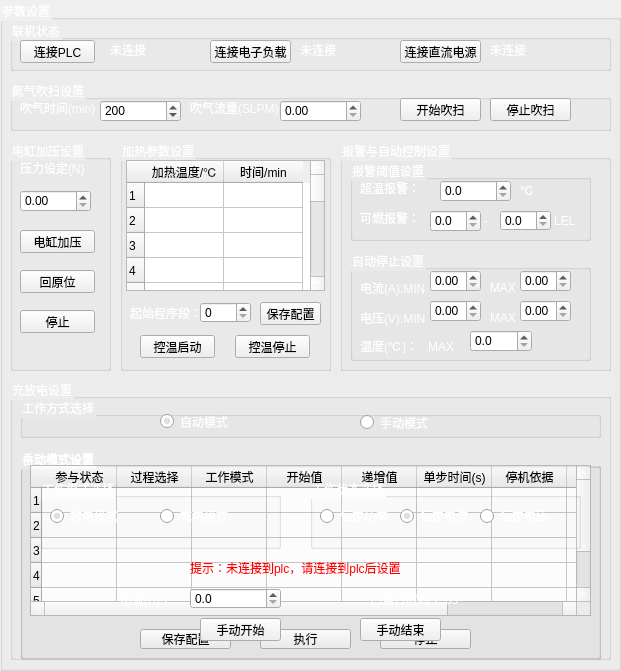
  <widget class="QGroupBox" name="gB_parameter">
   <property name="geometry">
    <rect>
     <x>20</x>
     <y>60</y>
     <width>621</width>
     <height>671</height>
    </rect>
   </property>
   <property name="styleSheet">
    <string notr="true">color:white</string>
   </property>
   <property name="title">
    <string>参数设置</string>
   </property>
   <widget class="QGroupBox" name="gB_Connection">
    <property name="geometry">
     <rect>
      <x>10</x>
      <y>20</y>
      <width>601</width>
      <height>51</height>
     </rect>
    </property>
    <property name="styleSheet">
     <string notr="true">#QPushButton
{
color:black
}</string>
    </property>
    <property name="title">
     <string>联机状态</string>
    </property>
    <widget class="QPushButton" name="pB_PLCConnection">
     <property name="geometry">
      <rect>
       <x>10</x>
       <y>20</y>
       <width>75</width>
       <height>23</height>
      </rect>
     </property>
     <property name="styleSheet">
      <string notr="true">color: black</string>
     </property>
     <property name="text">
      <string>连接PLC</string>
     </property>
    </widget>
    <widget class="QPushButton" name="pB_DisCharger">
     <property name="geometry">
      <rect>
       <x>200</x>
       <y>20</y>
       <width>81</width>
       <height>23</height>
      </rect>
     </property>
     <property name="styleSheet">
      <string notr="true">color: black</string>
     </property>
     <property name="text">
      <string>连接电子负载</string>
     </property>
     <property name="checkable">
      <bool>true</bool>
     </property>
    </widget>
    <widget class="QPushButton" name="pB_Charger">
     <property name="geometry">
      <rect>
       <x>390</x>
       <y>20</y>
       <width>81</width>
       <height>23</height>
      </rect>
     </property>
     <property name="styleSheet">
      <string notr="true">color: black</string>
     </property>
     <property name="text">
      <string>连接直流电源</string>
     </property>
     <property name="checkable">
      <bool>true</bool>
     </property>
    </widget>
    <widget class="QLabel" name="l_ElcLoad">
     <property name="geometry">
      <rect>
       <x>100</x>
       <y>20</y>
       <width>54</width>
       <height>20</height>
      </rect>
     </property>
     <property name="text">
      <string>未连接</string>
     </property>
    </widget>
    <widget class="QLabel" name="l_Connect_Dis">
     <property name="geometry">
      <rect>
       <x>290</x>
       <y>20</y>
       <width>54</width>
       <height>20</height>
      </rect>
     </property>
     <property name="text">
      <string>未连接</string>
     </property>
    </widget>
    <widget class="QLabel" name="l_Connect_Ch">
     <property name="geometry">
      <rect>
       <x>480</x>
       <y>20</y>
       <width>54</width>
       <height>20</height>
      </rect>
     </property>
     <property name="text">
      <string>未连接</string>
     </property>
    </widget>
   </widget>
   <widget class="QGroupBox" name="gB_DisCharge">
    <property name="geometry">
     <rect>
      <x>10</x>
      <y>379</y>
      <width>601</width>
      <height>281</height>
     </rect>
    </property>
    <property name="title">
     <string>充放电设置</string>
    </property>
    <widget class="QGroupBox" name="gB_WorkWay">
     <property name="geometry">
      <rect>
       <x>10</x>
       <y>18</y>
       <width>581</width>
       <height>41</height>
      </rect>
     </property>
     <property name="title">
      <string>工作方式选择</string>
     </property>
     <widget class="QRadioButton" name="rB_manu">
      <property name="geometry">
       <rect>
        <x>340</x>
        <y>10</y>
        <width>89</width>
        <height>31</height>
       </rect>
      </property>
      <property name="text">
       <string>手动模式</string>
      </property>
     </widget>
     <widget class="QRadioButton" name="rB_auto">
      <property name="geometry">
       <rect>
        <x>140</x>
        <y>9</y>
        <width>89</width>
        <height>31</height>
       </rect>
      </property>
      <property name="text">
       <string>自动模式</string>
      </property>
      <property name="checked">
       <bool>true</bool>
      </property>
     </widget>
    </widget>
    <widget class="QGroupBox" name="gB_MDisCharge">
     <property name="geometry">
      <rect>
       <x>10</x>
       <y>69</y>
       <width>581</width>
       <height>211</height>
      </rect>
     </property>
     <property name="styleSheet">
      <string notr="true"/>
     </property>
     <property name="title">
      <string>手动模式设置</string>
     </property>
     <widget class="QPushButton" name="bB_Manual_S">
      <property name="geometry">
       <rect>
        <x>180</x>
        <y>170</y>
        <width>81</width>
        <height>23</height>
       </rect>
      </property>
      <property name="styleSheet">
       <string notr="true">color:black</string>
      </property>
      <property name="text">
       <string>手动开始</string>
      </property>
     </widget>
     <widget class="QPushButton" name="bB_Manual_E">
      <property name="geometry">
       <rect>
        <x>340</x>
        <y>170</y>
        <width>81</width>
        <height>23</height>
       </rect>
      </property>
      <property name="styleSheet">
       <string notr="true">color:black</string>
      </property>
      <property name="text">
       <string>手动结束</string>
      </property>
     </widget>
     <widget class="QDoubleSpinBox" name="dSB_ManualData">
      <property name="geometry">
       <rect>
        <x>170</x>
        <y>140</y>
        <width>91</width>
        <height>21</height>
       </rect>
      </property>
      <property name="styleSheet">
       <string notr="true">color:black</string>
      </property>
      <property name="decimals">
       <number>1</number>
      </property>
     </widget>
     <widget class="QLabel" name="l_WorkMode">
      <property name="geometry">
       <rect>
        <x>100</x>
        <y>140</y>
        <width>54</width>
        <height>21</height>
       </rect>
      </property>
      <property name="text">
       <string>电流(A)：</string>
      </property>
     </widget>
     <widget class="QGroupBox" name="gB_workStatus">
      <property name="geometry">
       <rect>
        <x>290</x>
        <y>30</y>
        <width>271</width>
        <height>71</height>
       </rect>
      </property>
      <property name="title">
       <string>工作状态选择</string>
      </property>
      <widget class="QRadioButton" name="rB_CC">
       <property name="geometry">
        <rect>
         <x>90</x>
         <y>30</y>
         <width>71</width>
         <height>16</height>
        </rect>
       </property>
       <property name="text">
        <string>恒定电流</string>
       </property>
       <property name="checked">
        <bool>true</bool>
       </property>
      </widget>
      <widget class="QRadioButton" name="rB_CV">
       <property name="geometry">
        <rect>
         <x>170</x>
         <y>30</y>
         <width>71</width>
         <height>16</height>
        </rect>
       </property>
       <property name="text">
        <string>恒定电压</string>
       </property>
      </widget>
      <widget class="QRadioButton" name="rB_CP">
       <property name="geometry">
        <rect>
         <x>10</x>
         <y>30</y>
         <width>71</width>
         <height>16</height>
        </rect>
       </property>
       <property name="text">
        <string>恒定功率</string>
       </property>
      </widget>
     </widget>
     <widget class="QGroupBox" name="gB_workMode">
      <property name="geometry">
       <rect>
        <x>20</x>
        <y>30</y>
        <width>241</width>
        <height>71</height>
       </rect>
      </property>
      <property name="title">
       <string>工作模式选择</string>
      </property>
      <widget class="QRadioButton" name="rB_dis">
       <property name="geometry">
        <rect>
         <x>120</x>
         <y>30</y>
         <width>89</width>
         <height>16</height>
        </rect>
       </property>
       <property name="text">
        <string>充电模式</string>
       </property>
      </widget>
      <widget class="QRadioButton" name="rB_ch">
       <property name="geometry">
        <rect>
         <x>10</x>
         <y>30</y>
         <width>89</width>
         <height>16</height>
        </rect>
       </property>
       <property name="text">
        <string>放电模式</string>
       </property>
       <property name="checked">
        <bool>true</bool>
       </property>
      </widget>
     </widget>
     <widget class="QLabel" name="l_WorkTime">
      <property name="geometry">
       <rect>
        <x>350</x>
        <y>140</y>
        <width>101</width>
        <height>21</height>
       </rect>
      </property>
      <property name="text">
       <string>已运行时间： 0s</string>
      </property>
     </widget>
     <widget class="QLabel" name="l_plcnotifiy">
      <property name="geometry">
       <rect>
        <x>170</x>
        <y>110</y>
        <width>231</width>
        <height>20</height>
       </rect>
      </property>
      <property name="text">
       <string>&lt;html&gt;&lt;head/&gt;&lt;body&gt;&lt;p&gt;&lt;span style=&quot; color:#ff0000;&quot;&gt;提示：未连接到plc，请连接到plc后设置&lt;/span&gt;&lt;/p&gt;&lt;/body&gt;&lt;/html&gt;</string>
      </property>
     </widget>
    </widget>
    <widget class="QGroupBox" name="gB_ADisCharge">
     <property name="geometry">
      <rect>
       <x>10</x>
       <y>70</y>
       <width>581</width>
       <height>211</height>
      </rect>
     </property>
     <property name="styleSheet">
      <string notr="true"/>
     </property>
     <property name="title">
      <string>自动模式设置</string>
     </property>
     <widget class="QTableWidget" name="tV_Discharge">
      <property name="geometry">
       <rect>
        <x>10</x>
        <y>16</y>
        <width>561</width>
        <height>151</height>
       </rect>
      </property>
      <property name="styleSheet">
       <string notr="true">color:black</string>
      </property>
      <property name="rowCount">
       <number>6</number>
      </property>
      <attribute name="horizontalHeaderDefaultSectionSize">
       <number>75</number>
      </attribute>
      <attribute name="verticalHeaderDefaultSectionSize">
       <number>25</number>
      </attribute>
      <row/>
      <row/>
      <row/>
      <row/>
      <row/>
      <row/>
      <column>
       <property name="text">
        <string>参与状态</string>
       </property>
      </column>
      <column>
       <property name="text">
        <string>过程选择</string>
       </property>
      </column>
      <column>
       <property name="text">
        <string>工作模式</string>
       </property>
      </column>
      <column>
       <property name="text">
        <string>开始值</string>
       </property>
      </column>
      <column>
       <property name="text">
        <string>递增值</string>
       </property>
      </column>
      <column>
       <property name="text">
        <string>单步时间(s)</string>
       </property>
      </column>
      <column>
       <property name="text">
        <string>停机依据</string>
       </property>
      </column>
      <column>
       <property name="text">
        <string>判断逻辑</string>
       </property>
      </column>
      <column>
       <property name="text">
        <string>触发数值</string>
       </property>
      </column>
      <item row="0" column="0">
       <property name="text">
        <string/>
       </property>
      </item>
      <item row="0" column="2">
       <property name="text">
        <string/>
       </property>
      </item>
     </widget>
     <widget class="QPushButton" name="bB_Discharge_S">
      <property name="geometry">
       <rect>
        <x>240</x>
        <y>180</y>
        <width>91</width>
        <height>20</height>
       </rect>
      </property>
      <property name="font">
       <font>
        <family>SimSun-ExtB</family>
        <pointsize>9</pointsize>
       </font>
      </property>
      <property name="styleSheet">
       <string notr="true">color:black</string>
      </property>
      <property name="text">
       <string>执行</string>
      </property>
     </widget>
     <widget class="QPushButton" name="bB_Discharge_E">
      <property name="geometry">
       <rect>
        <x>360</x>
        <y>180</y>
        <width>91</width>
        <height>20</height>
       </rect>
      </property>
      <property name="font">
       <font>
        <family>SimSun-ExtB</family>
        <pointsize>9</pointsize>
       </font>
      </property>
      <property name="styleSheet">
       <string notr="true">color:black</string>
      </property>
      <property name="text">
       <string>停止</string>
      </property>
     </widget>
     <widget class="QPushButton" name="bB_Discharge_Save">
      <property name="geometry">
       <rect>
        <x>120</x>
        <y>180</y>
        <width>91</width>
        <height>20</height>
       </rect>
      </property>
      <property name="font">
       <font>
        <family>SimSun-ExtB</family>
        <pointsize>9</pointsize>
       </font>
      </property>
      <property name="styleSheet">
       <string notr="true">color:black</string>
      </property>
      <property name="text">
       <string>保存配置</string>
      </property>
     </widget>
    </widget>
    <zorder>gB_ADisCharge</zorder>
    <zorder>gB_WorkWay</zorder>
    <zorder>gB_MDisCharge</zorder>
   </widget>
   <widget class="QGroupBox" name="gB_Heating">
    <property name="geometry">
     <rect>
      <x>120</x>
      <y>140</y>
      <width>211</width>
      <height>231</height>
     </rect>
    </property>
    <property name="title">
     <string>加热参数设置</string>
    </property>
    <widget class="QTableWidget" name="tV_Stove">
     <property name="geometry">
      <rect>
       <x>6</x>
       <y>20</y>
       <width>199</width>
       <height>131</height>
      </rect>
     </property>
     <property name="styleSheet">
      <string notr="true">color:black</string>
     </property>
     <property name="rowCount">
      <number>15</number>
     </property>
     <attribute name="horizontalHeaderDefaultSectionSize">
      <number>79</number>
     </attribute>
     <attribute name="verticalHeaderDefaultSectionSize">
      <number>25</number>
     </attribute>
     <row>
      <property name="text">
       <string>1</string>
      </property>
     </row>
     <row>
      <property name="text">
       <string>2</string>
      </property>
     </row>
     <row>
      <property name="text">
       <string>3</string>
      </property>
     </row>
     <row>
      <property name="text">
       <string>4</string>
      </property>
     </row>
     <row>
      <property name="text">
       <string>5</string>
      </property>
     </row>
     <row>
      <property name="text">
       <string>6</string>
      </property>
     </row>
     <row/>
     <row/>
     <row/>
     <row/>
     <row/>
     <row/>
     <row/>
     <row/>
     <row/>
     <column>
      <property name="text">
       <string>加热温度/℃</string>
      </property>
      <property name="textAlignment">
       <set>AlignCenter</set>
      </property>
     </column>
     <column>
      <property name="text">
       <string>时间/min</string>
      </property>
      <property name="textAlignment">
       <set>AlignCenter</set>
      </property>
     </column>
    </widget>
    <widget class="QPushButton" name="bB_Stove_S">
     <property name="geometry">
      <rect>
       <x>20</x>
       <y>195</y>
       <width>75</width>
       <height>23</height>
      </rect>
     </property>
     <property name="styleSheet">
      <string notr="true">color:black</string>
     </property>
     <property name="text">
      <string>控温启动</string>
     </property>
    </widget>
    <widget class="QPushButton" name="bB_Stove_E">
     <property name="geometry">
      <rect>
       <x>115</x>
       <y>195</y>
       <width>75</width>
       <height>23</height>
      </rect>
     </property>
     <property name="styleSheet">
      <string notr="true">color:black</string>
     </property>
     <property name="text">
      <string>控温停止</string>
     </property>
    </widget>
    <widget class="QSpinBox" name="sB_StoveStart">
     <property name="geometry">
      <rect>
       <x>80</x>
       <y>162</y>
       <width>51</width>
       <height>21</height>
      </rect>
     </property>
     <property name="styleSheet">
      <string notr="true">color:black</string>
     </property>
    </widget>
    <widget class="QLabel" name="label_StoveStart">
     <property name="geometry">
      <rect>
       <x>10</x>
       <y>165</y>
       <width>71</width>
       <height>16</height>
      </rect>
     </property>
     <property name="text">
      <string>起始程序段：</string>
     </property>
    </widget>
    <widget class="QPushButton" name="bB_StoveSave">
     <property name="geometry">
      <rect>
       <x>140</x>
       <y>162</y>
       <width>61</width>
       <height>23</height>
      </rect>
     </property>
     <property name="styleSheet">
      <string notr="true">color:black</string>
     </property>
     <property name="text">
      <string>保存配置</string>
     </property>
    </widget>
   </widget>
   <widget class="QGroupBox" name="label_PreDis">
    <property name="geometry">
     <rect>
      <x>10</x>
      <y>140</y>
      <width>101</width>
      <height>231</height>
     </rect>
    </property>
    <property name="title">
     <string>电缸加压设置</string>
    </property>
    <widget class="QLabel" name="l_SetPressure">
     <property name="geometry">
      <rect>
       <x>10</x>
       <y>20</y>
       <width>81</width>
       <height>16</height>
      </rect>
     </property>
     <property name="text">
      <string>压力设定(N)</string>
     </property>
    </widget>
    <widget class="QDoubleSpinBox" name="dSB_PreSet">
     <property name="geometry">
      <rect>
       <x>10</x>
       <y>50</y>
       <width>71</width>
       <height>22</height>
      </rect>
     </property>
     <property name="styleSheet">
      <string notr="true">color:black</string>
     </property>
    </widget>
    <widget class="QPushButton" name="pB_CylinderPress">
     <property name="geometry">
      <rect>
       <x>10</x>
       <y>90</y>
       <width>75</width>
       <height>23</height>
      </rect>
     </property>
     <property name="styleSheet">
      <string notr="true">color:black</string>
     </property>
     <property name="text">
      <string>电缸加压</string>
     </property>
     <property name="checkable">
      <bool>true</bool>
     </property>
    </widget>
    <widget class="QPushButton" name="bB_CylinderHome_S">
     <property name="geometry">
      <rect>
       <x>10</x>
       <y>130</y>
       <width>75</width>
       <height>23</height>
      </rect>
     </property>
     <property name="styleSheet">
      <string notr="true">color:black</string>
     </property>
     <property name="text">
      <string>回原位</string>
     </property>
    </widget>
    <widget class="QPushButton" name="bB_CylinderHome_E">
     <property name="geometry">
      <rect>
       <x>10</x>
       <y>170</y>
       <width>75</width>
       <height>23</height>
      </rect>
     </property>
     <property name="styleSheet">
      <string notr="true">color:black</string>
     </property>
     <property name="text">
      <string>停止</string>
     </property>
    </widget>
   </widget>
   <widget class="QGroupBox" name="groupBox_28">
    <property name="geometry">
     <rect>
      <x>340</x>
      <y>140</y>
      <width>271</width>
      <height>231</height>
     </rect>
    </property>
    <property name="title">
     <string>报警与自动控制设置</string>
    </property>
    <widget class="QGroupBox" name="gB_alarm">
     <property name="geometry">
      <rect>
       <x>10</x>
       <y>20</y>
       <width>241</width>
       <height>81</height>
      </rect>
     </property>
     <property name="title">
      <string>报警阈值设置</string>
     </property>
     <widget class="QLabel" name="l_SetTempAlarm">
      <property name="geometry">
       <rect>
        <x>10</x>
        <y>20</y>
        <width>71</width>
        <height>16</height>
       </rect>
      </property>
      <property name="text">
       <string>超温报警：</string>
      </property>
     </widget>
     <widget class="QLabel" name="l_SetFireAlarm">
      <property name="geometry">
       <rect>
        <x>10</x>
        <y>50</y>
        <width>81</width>
        <height>16</height>
       </rect>
      </property>
      <property name="text">
       <string>可燃报警：</string>
      </property>
     </widget>
     <widget class="QDoubleSpinBox" name="dBB_SetTempAlarmHigh">
      <property name="geometry">
       <rect>
        <x>90</x>
        <y>20</y>
        <width>71</width>
        <height>22</height>
       </rect>
      </property>
      <property name="styleSheet">
       <string notr="true">color:black</string>
      </property>
      <property name="decimals">
       <number>1</number>
      </property>
      <property name="maximum">
       <double>9999.000000000000000</double>
      </property>
     </widget>
     <widget class="QDoubleSpinBox" name="dBB_SetFireAlarmHigh">
      <property name="geometry">
       <rect>
        <x>80</x>
        <y>50</y>
        <width>51</width>
        <height>22</height>
       </rect>
      </property>
      <property name="styleSheet">
       <string notr="true">color:black</string>
      </property>
      <property name="decimals">
       <number>1</number>
      </property>
     </widget>
     <widget class="QDoubleSpinBox" name="dBB_SetFireAlarmLow">
      <property name="geometry">
       <rect>
        <x>150</x>
        <y>50</y>
        <width>51</width>
        <height>21</height>
       </rect>
      </property>
      <property name="styleSheet">
       <string notr="true">color:black</string>
      </property>
      <property name="decimals">
       <number>1</number>
      </property>
     </widget>
     <widget class="QLabel" name="l_FireRange">
      <property name="geometry">
       <rect>
        <x>130</x>
        <y>55</y>
        <width>54</width>
        <height>12</height>
       </rect>
      </property>
      <property name="text">
       <string> -</string>
      </property>
     </widget>
     <widget class="QLabel" name="l_CELSIUS">
      <property name="geometry">
       <rect>
        <x>170</x>
        <y>22</y>
        <width>21</width>
        <height>16</height>
       </rect>
      </property>
      <property name="text">
       <string>℃</string>
      </property>
     </widget>
     <widget class="QLabel" name="l_LEL">
      <property name="geometry">
       <rect>
        <x>204</x>
        <y>55</y>
        <width>54</width>
        <height>12</height>
       </rect>
      </property>
      <property name="text">
       <string>LEL</string>
      </property>
     </widget>
    </widget>
    <widget class="QGroupBox" name="gB_Stop">
     <property name="geometry">
      <rect>
       <x>10</x>
       <y>110</y>
       <width>241</width>
       <height>111</height>
      </rect>
     </property>
     <property name="title">
      <string>自动停止设置</string>
     </property>
     <widget class="QLabel" name="l_SetStopCurr">
      <property name="geometry">
       <rect>
        <x>10</x>
        <y>30</y>
        <width>71</width>
        <height>16</height>
       </rect>
      </property>
      <property name="text">
       <string>电流(A):MIN</string>
      </property>
     </widget>
     <widget class="QLabel" name="l_SetStopVolt">
      <property name="geometry">
       <rect>
        <x>10</x>
        <y>60</y>
        <width>71</width>
        <height>16</height>
       </rect>
      </property>
      <property name="text">
       <string>电压(V):MIN</string>
      </property>
     </widget>
     <widget class="QDoubleSpinBox" name="dBB_SetStopCurrLow">
      <property name="geometry">
       <rect>
        <x>80</x>
        <y>20</y>
        <width>51</width>
        <height>22</height>
       </rect>
      </property>
      <property name="styleSheet">
       <string notr="true">color:black</string>
      </property>
     </widget>
     <widget class="QLabel" name="l_SetStopCurr_MAX">
      <property name="geometry">
       <rect>
        <x>140</x>
        <y>30</y>
        <width>71</width>
        <height>16</height>
       </rect>
      </property>
      <property name="text">
       <string>MAX</string>
      </property>
     </widget>
     <widget class="QDoubleSpinBox" name="dBB_SetStopCurrMax">
      <property name="geometry">
       <rect>
        <x>170</x>
        <y>20</y>
        <width>51</width>
        <height>22</height>
       </rect>
      </property>
      <property name="styleSheet">
       <string notr="true">color:black</string>
      </property>
     </widget>
     <widget class="QDoubleSpinBox" name="dBB_SetStopVoltMax_2">
      <property name="geometry">
       <rect>
        <x>80</x>
        <y>50</y>
        <width>51</width>
        <height>22</height>
       </rect>
      </property>
      <property name="styleSheet">
       <string notr="true">color:black</string>
      </property>
     </widget>
     <widget class="QLabel" name="l_SetStopVolt_MAX">
      <property name="geometry">
       <rect>
        <x>140</x>
        <y>60</y>
        <width>71</width>
        <height>16</height>
       </rect>
      </property>
      <property name="text">
       <string>MAX</string>
      </property>
     </widget>
     <widget class="QDoubleSpinBox" name="dBB_SetStopVoltMax">
      <property name="geometry">
       <rect>
        <x>170</x>
        <y>50</y>
        <width>51</width>
        <height>22</height>
       </rect>
      </property>
      <property name="styleSheet">
       <string notr="true">color:black</string>
      </property>
     </widget>
     <widget class="QLabel" name="l_SetStopTemp">
      <property name="geometry">
       <rect>
        <x>10</x>
        <y>85</y>
        <width>101</width>
        <height>21</height>
       </rect>
      </property>
      <property name="text">
       <string>温度(℃)：   MAX</string>
      </property>
     </widget>
     <widget class="QDoubleSpinBox" name="dBB_SetStopTempMax">
      <property name="geometry">
       <rect>
        <x>120</x>
        <y>80</y>
        <width>62</width>
        <height>22</height>
       </rect>
      </property>
      <property name="styleSheet">
       <string notr="true">color:black</string>
      </property>
      <property name="decimals">
       <number>1</number>
      </property>
      <property name="maximum">
       <double>999.000000000000000</double>
      </property>
     </widget>
    </widget>
   </widget>
   <widget class="QGroupBox" name="gB_N2Blow">
    <property name="geometry">
     <rect>
      <x>10</x>
      <y>80</y>
      <width>601</width>
      <height>51</height>
     </rect>
    </property>
    <property name="title">
     <string>氮气吹扫设置</string>
    </property>
    <widget class="QLabel" name="l_N2Time">
     <property name="geometry">
      <rect>
       <x>10</x>
       <y>20</y>
       <width>91</width>
       <height>16</height>
      </rect>
     </property>
     <property name="text">
      <string>吹气时间(min)</string>
     </property>
    </widget>
    <widget class="QLabel" name="l_N2Time_2">
     <property name="geometry">
      <rect>
       <x>180</x>
       <y>20</y>
       <width>91</width>
       <height>16</height>
      </rect>
     </property>
     <property name="text">
      <string>吹气流量(SLPM)</string>
     </property>
    </widget>
    <widget class="QSpinBox" name="sB_N2Time">
     <property name="geometry">
      <rect>
       <x>90</x>
       <y>20</y>
       <width>81</width>
       <height>22</height>
      </rect>
     </property>
     <property name="styleSheet">
      <string notr="true">color:black</string>
     </property>
     <property name="maximum">
      <number>9999</number>
     </property>
     <property name="value">
      <number>200</number>
     </property>
    </widget>
    <widget class="QDoubleSpinBox" name="dSB_N2FlowRate">
     <property name="geometry">
      <rect>
       <x>270</x>
       <y>20</y>
       <width>81</width>
       <height>22</height>
      </rect>
     </property>
     <property name="styleSheet">
      <string notr="true">color:black</string>
     </property>
    </widget>
    <widget class="QPushButton" name="bB_N2Flow_S">
     <property name="geometry">
      <rect>
       <x>390</x>
       <y>18</y>
       <width>81</width>
       <height>23</height>
      </rect>
     </property>
     <property name="styleSheet">
      <string notr="true">color:black</string>
     </property>
     <property name="text">
      <string>开始吹扫</string>
     </property>
    </widget>
    <widget class="QPushButton" name="bB_N2Flow_E">
     <property name="geometry">
      <rect>
       <x>480</x>
       <y>18</y>
       <width>81</width>
       <height>23</height>
      </rect>
     </property>
     <property name="styleSheet">
      <string notr="true">color:black</string>
     </property>
     <property name="text">
      <string>停止吹扫</string>
     </property>
    </widget>
   </widget>
  </widget>
